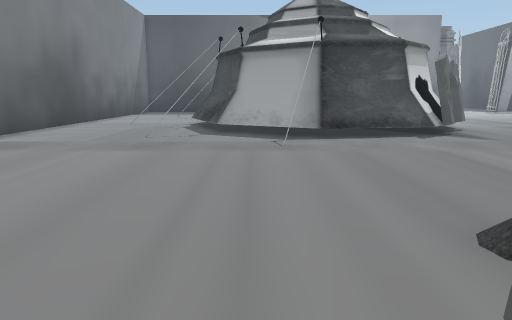
View 1 (above)

18 first-person views from a walk through a scene from a Unity 3-D project. The camera is 1.4 m above the floor, tilts 10° down and sees 70° across. The floor is counted in squares, 1 m on a side. Each view is taken from the middle of a square. On the plan, view 1 faces up. The plan holds only what a view shows up to about 16 squares ahead; the rest is blank. The place goes on beyond the plan. The player is left out. Some animated figures are left out. Some surface patterns are stand-ins.

View 2
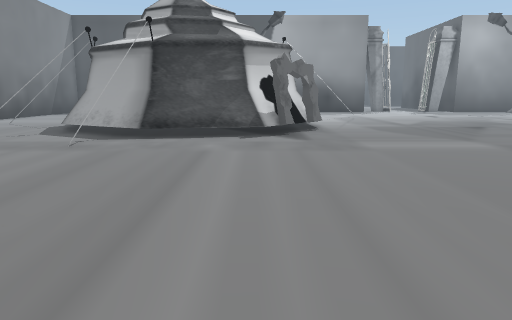

View 3
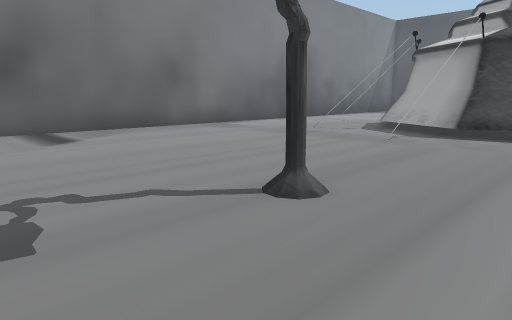

View 4
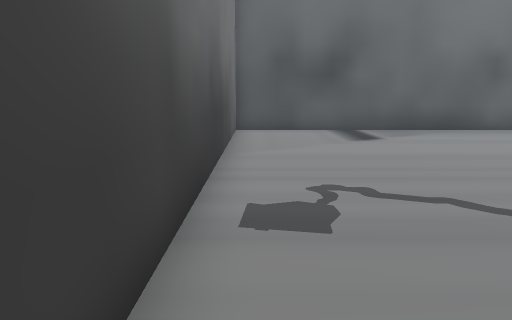

View 5
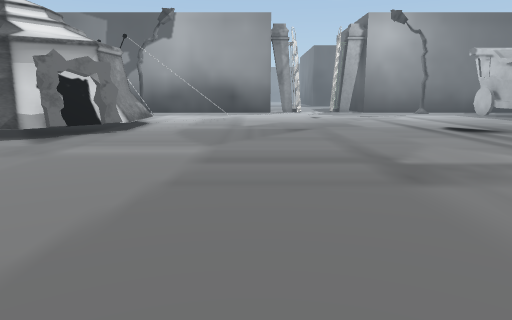

View 6
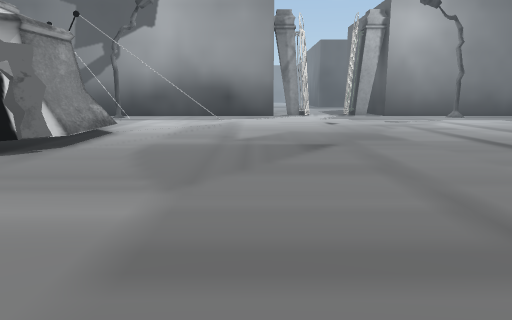

View 7
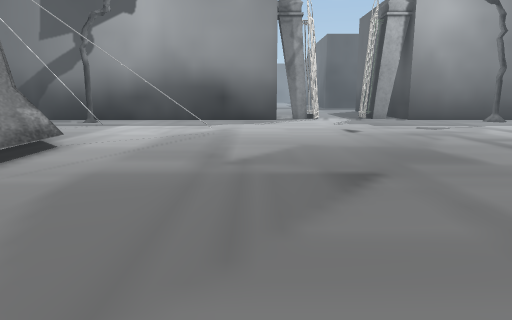

View 8
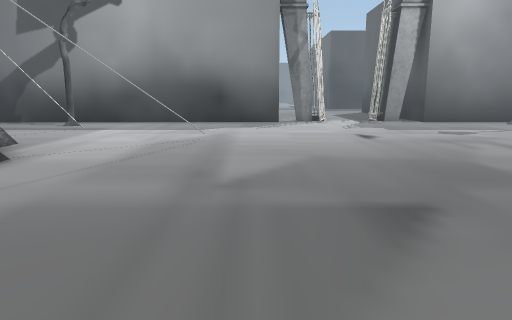

View 9
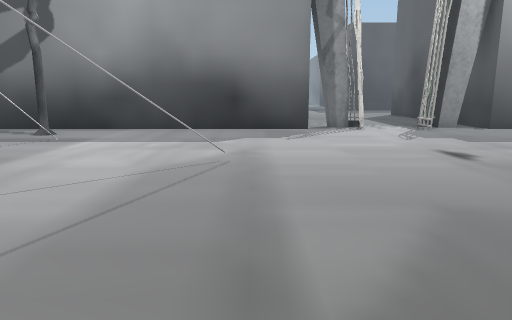

View 10
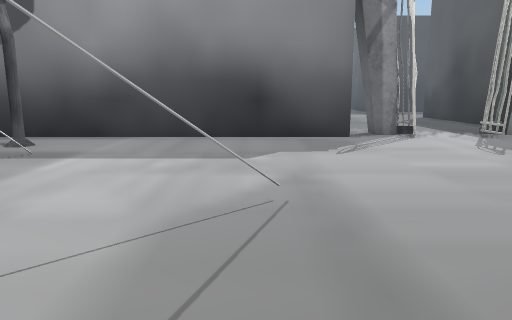

View 11
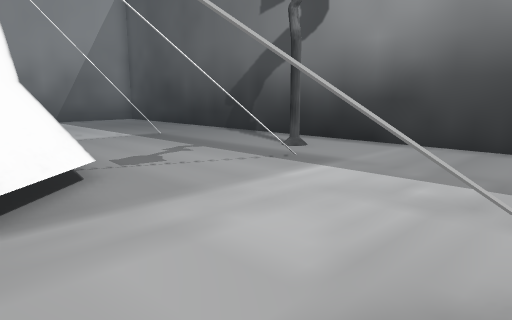

View 12
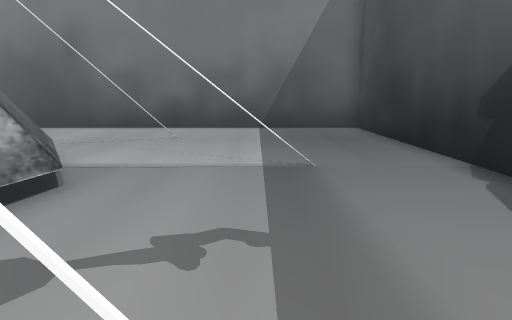

View 13
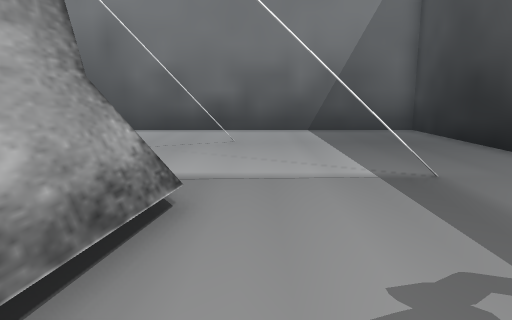

View 14
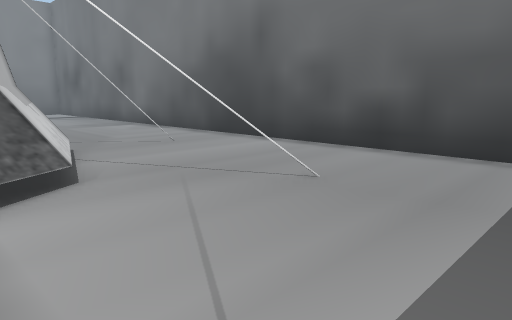

View 15
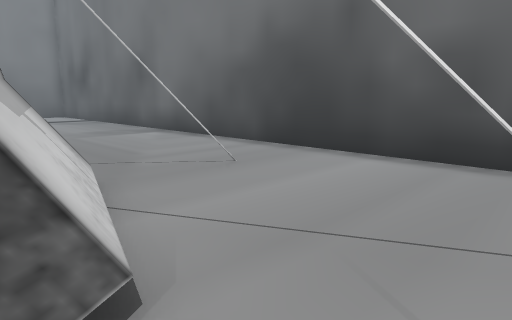

View 16
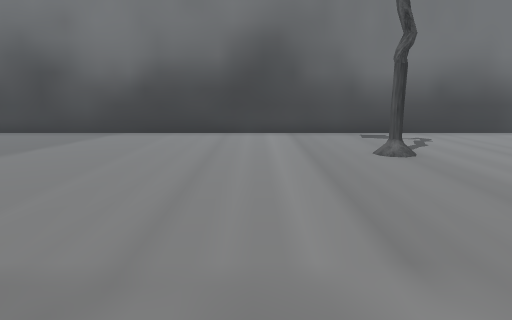

View 17
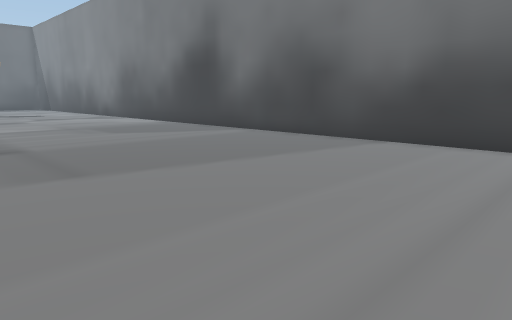

View 18
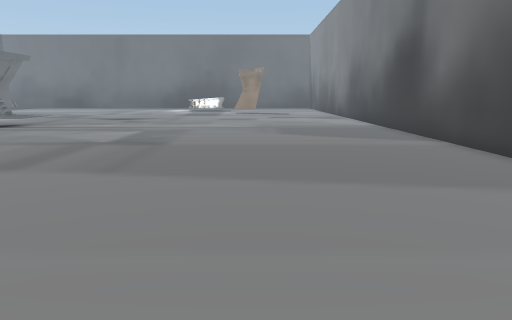

### Floor plan
Key: @ floor where view 1 was taken; # wall or solid block; x gap in a wall; . floor; = window, fence, low wall or low ledge; O other object.
Columns run from 9 left of view 1 to 22 right of it. Each row starts with its distance up from view 1.
 33                          OO...O
 32 #########################OOO.OOO
 31 #...............................
 30 #...............................
 29 #.............#.................
 28 #...............................
 27 #........#.....=................
 26 #..............#................
 25 #...............................
 24 #...=......==...................
 23 #....#...#######....#=..........
 22 #......=##    ###...............
 21 #......##       #=..............
 20 #......##        #..............
 19 #.....=#         #..............
 18 #..=#.x#         #..............
 17 #..... #         #=.............
 16 #......##       ###.............
 15 #......=##     ###..............
 14 #.......#########...............
 13 #.....#...#######...............
 12 #..........=....................
 11 #.........#.....................
 10 #...............................
  9 #...............................
  8 #...............................
  7 #...............................
  6 #...............................
  5 #...............................
  4 #...............................
  3 #...........#...................
  2 #...............................
  1 #...............................
  0 #........@......................
 -1 #...............................
 -2 ################################

Positions as (right, up) in squares from view 1, and headings:
1: (0, 0), facing up
2: (6, 0), facing up
3: (6, -1), facing up-left
4: (6, -1), facing left
5: (14, 1), facing up
6: (14, 6), facing up
7: (14, 10), facing up
8: (14, 12), facing up
9: (13, 16), facing up
10: (12, 19), facing up
11: (12, 21), facing up-left
12: (7, 27), facing left
13: (6, 25), facing left
14: (0, 28), facing down-left
15: (-1, 24), facing down-left
16: (6, 12), facing down
17: (6, 9), facing down-right
18: (6, 4), facing right
